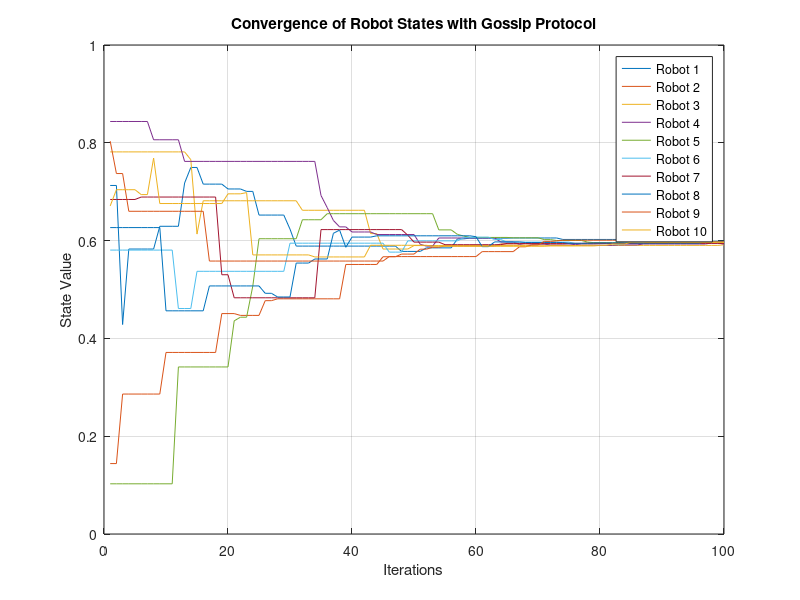

Write the MATLAB code that produced this figure.
% Parameters
num_robots = 10;        % Number of robots
iterations = 100;       % Number of gossip iterations
alpha = 0.5;            % Step size

% Initial states for each robot
x = rand(1, num_robots);    % Random initial states between 0 and 1
x_history = zeros(iterations, num_robots);  % To store states over time
x_history(1, :) = x;

% Gossip protocol iterations
for t = 2:iterations
    % Select a random pair of robots for each iteration
    i = randi(num_robots);
    j = randi(num_robots);
    
    % Update states according to the gossip protocol
    if i ~= j
        x(i) = x(i) + alpha * (x(j) - x(i));
        x(j) = x(j) + alpha * (x(i) - x(j));
    end
    
    % Store the updated states in the history for plotting
    x_history(t, :) = x;
end

% Plot the convergence of states over time
figure;
plot(1:iterations, x_history);
xlabel('Iterations');
ylabel('State Value');
title('Convergence of Robot States with Gossip Protocol');
legend('Robot 1', 'Robot 2', 'Robot 3', 'Robot 4', 'Robot 5', 'Robot 6', 'Robot 7', 'Robot 8', 'Robot 9', 'Robot 10');
grid on;
